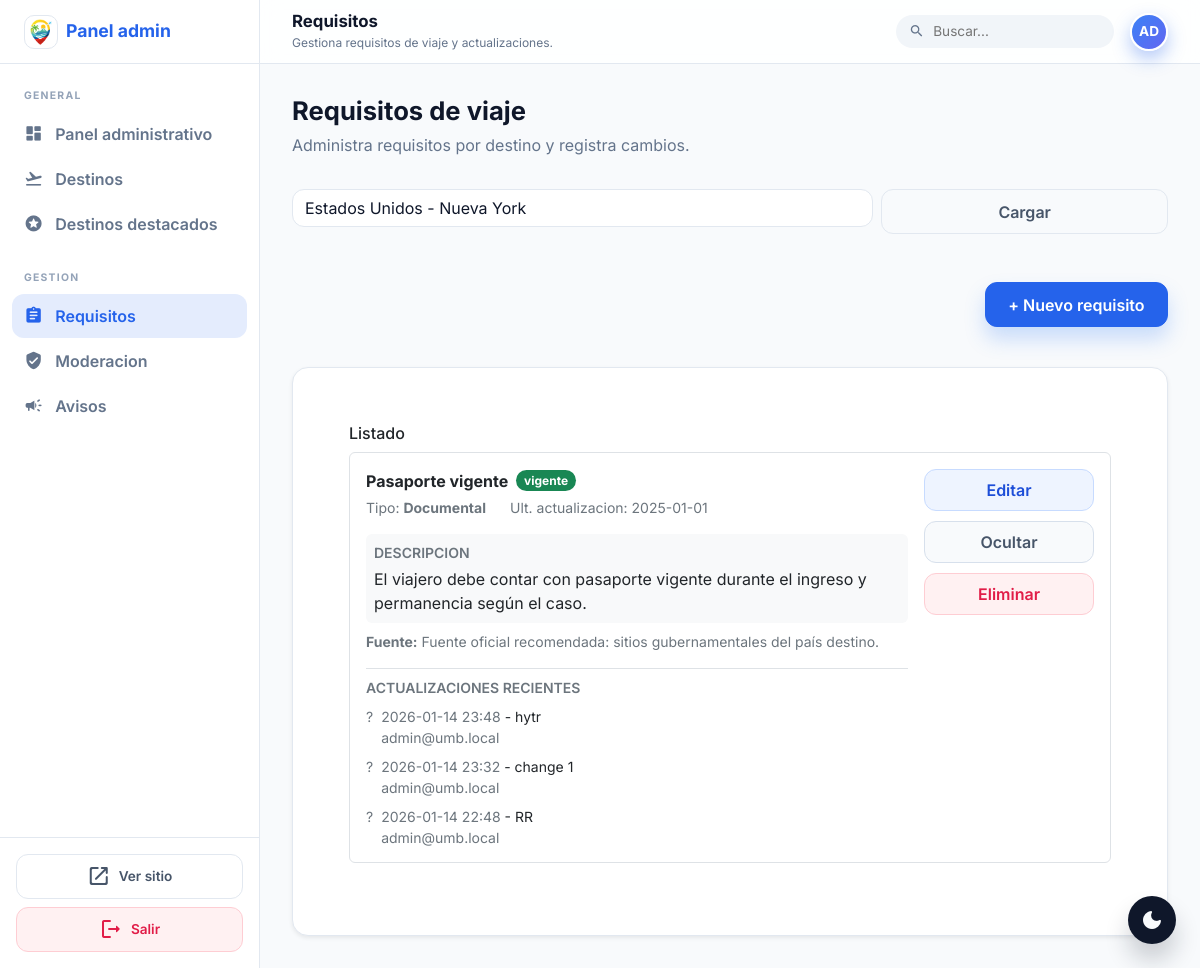
The app's page /public/admin/requisitos.php?destino=2 (signed in) with its own data.
### tables this page shows
CREATE TABLE IF NOT EXISTS requisito_viaje (
  id_requisito INT AUTO_INCREMENT PRIMARY KEY,
  id_destino INT NOT NULL,
  titulo_requisito VARCHAR(180) NOT NULL,
  descripcion_requisito TEXT NOT NULL,
  tipo_requisito VARCHAR(80) NOT NULL,
  fuente_oficial TEXT NULL,
  fecha_ultima_actualizacion DATE NOT NULL,
  creado_por INT NOT NULL,
  estado ENUM('vigente','no_vigente') NOT NULL DEFAULT 'vigente',
  CONSTRAINT fk_req_destino FOREIGN KEY (id_destino) REFERENCES destino(id_destino) ON DELETE CASCADE,
  CONSTRAINT fk_req_creador FOREIGN KEY (creado_por) REFERENCES usuario(id_usuario) ON DELETE RESTRICT
);

CREATE TABLE IF NOT EXISTS actualizacion_requisito (
  id_actualizacion INT AUTO_INCREMENT PRIMARY KEY,
  id_requisito INT NOT NULL,
  descripcion_cambio TEXT NOT NULL,
  fecha_actualizacion DATETIME NOT NULL DEFAULT CURRENT_TIMESTAMP,
  actualizado_por INT NOT NULL,
  CONSTRAINT fk_act_req FOREIGN KEY (id_requisito) REFERENCES requisito_viaje(id_requisito) ON DELETE CASCADE,
  CONSTRAINT fk_act_usuario FOREIGN KEY (actualizado_por) REFERENCES usuario(id_usuario) ON DELETE RESTRICT
);

CREATE TABLE IF NOT EXISTS usuario (
  id_usuario INT AUTO_INCREMENT PRIMARY KEY,
  correo VARCHAR(190) NOT NULL UNIQUE,
  contrasena_hash VARCHAR(255) NOT NULL,
  fecha_registro DATETIME NOT NULL DEFAULT CURRENT_TIMESTAMP,
  estado ENUM('activo','inactivo') NOT NULL DEFAULT 'activo'
);

### app/core/helpers.php (called while the page is built, shortened)
<?php
function e(string $s) : string { return htmlspecialchars($s, ENT_QUOTES, 'UTF-8'); }
function config(string $key, $default=null) {
  static $cfg = null;
  if (!$cfg) $cfg = require __DIR__ . '/config.php';
  $parts = explode('.', $key);
  $val = $cfg;
  foreach ($parts as $p) {
    $val = $val[$p];
  }
  return $val;
}
function base_url(string $path='') : string {
  $base = rtrim(config('app.base_url', ''), '/');
  $path = ltrim($path, '/');
  return $path ? $base . '/' . $path : $base;
}
function asset_url(string $path='') : string {
  $trimmed = ltrim($path, '/');
  $public_root = realpath(__DIR__ . '/../../public');
  $full_path = $public_root ? $public_root . '/' . $trimmed : null;
  $version = ($full_path && is_file($full_path)) ? filemtime($full_path) : null;
  $url = base_url($trimmed);
  if ($version) {
    $url .= (strpos($url, '?') === false ? '?v=' : '&v=') . $version;
  }
  return $url;
}
function current_user() {
  return $_SESSION['user'] ?? null;
}

### app/core/config.php (called while the page is built)
<?php
return [
  'db' => [
    'host' => '127.0.0.1',
    'name' => 'umb_viajes',
    'user' => 'root',
    'pass' => '',
    'charset' => 'utf8mb4',
  ],
  'app' => [
    'base_url' => 'http://localhost/goTurismcol/public',
    'app_name' => 'goTurismCol',
  ],
  'security' => [
    'session_name' => 'UMB_VIAJES_SESS',
  ]
];

### public/admin/_admin_guard.php (called while the page is built, shortened)
<?php
require_once __DIR__ . '/../../app/core/helpers.php';
$admin = current_user();

### public/admin/requisitos.php (the view, shortened to what this page needs)
<?php require_once __DIR__ . '/_admin_guard.php';
$destinos = $pdo->query("SELECT id_destino, pais, ciudad FROM destino ORDER BY pais, ciudad")->fetchAll();
$destino_id = isset($_GET['destino']) ? (int)$_GET['destino'] : 0;
function requisito_tipo_label(string $tipo): string {
  $key = strtolower(trim($tipo));
  $map = [
    'obligatorio' => 'Obligatorio',
    'recomendado' => 'Recomendado',
    'informacion' => 'Información gral.',
    'información' => 'Información gral.',
  ];
  return $map[$key] ?? ucfirst($tipo);
}
$requisitos = [];
if ($destino_id) {
  $stmt = $pdo->prepare("SELECT * FROM requisito_viaje WHERE id_destino=? ORDER BY estado DESC, tipo_requisito, titulo_requisito");
  $stmt->execute([$destino_id]);
  $requisitos = $stmt->fetchAll();
  $actualizaciones = [];
  if ($requisitos) {
    $ids = array_map(fn($r) => (int)$r['id_requisito'], $requisitos);
    $in = implode(',', array_fill(0, count($ids), '?'));
    $stmt = $pdo->prepare("SELECT ar.*, u.correo FROM actualizacion_requisito ar JOIN usuario u ON u.id_usuario = ar.actualizado_por WHERE ar.id_requisito IN ($in) ORDER BY ar.fecha_actualizacion DESC");
    $stmt->execute($ids);
    foreach ($stmt->fetchAll() as $row) {
      $actualizaciones[(int)$row['id_requisito']][] = $row;
    }
  }
}
$page_title = 'Requisitos';
$page_subtitle = 'Gestiona requisitos de viaje y actualizaciones.';
?>
<?php include __DIR__ . '/_layout_start.php'; ?>
  <div class="admin-section-head">
    <h2>Requisitos de viaje</h2>
    <p>Administra requisitos por destino y registra cambios.</p>
  </div>
  <div class="admin-page">
  <form class="row g-2 mb-4" method="get">
    <div class="col-md-8">
      <select class="form-select" name="destino" required>
        <?php foreach ($destinos as $d): ?>
          <option value="<?= (int)$d['id_destino'] ?>" <?= $destino_id===(int)$d['id_destino']?'selected':'' ?>>
            <?= e($d['pais'] . ($d['ciudad'] ? ' - ' . $d['ciudad'] : '')) ?>
          </option>
        <?php endforeach; ?>
      </select>
    </div>
    <div class="col-md-4 d-grid"><button class="btn btn-outline-secondary">Cargar</button></div>
  </form>
  <?php if ($destino_id): ?>
    <div class="d-flex justify-content-end mb-3">
      <a class="btn btn-primary" href="<?= e(base_url('admin/requisitos.php?destino=' . (int)$destino_id . '&new=1')) ?>">+ Nuevo requisito</a>
    </div>
    <div class="card shadow-sm">
      <div class="card-body">
        <h2 class="h6">Listado</h2>
        <?php if (!$requisitos): ?>
          <div class="alert alert-info mb-0">No hay requisitos registrados para este destino.</div>
        <?php else: ?>
          <?php foreach ($requisitos as $r): ?>
            <div class="border rounded p-3 mb-3 bg-white">
              <div class="req-layout">
                <div class="req-main">
                  <div class="d-flex align-items-center gap-2 flex-wrap">
                    <strong><?= e($r['titulo_requisito']) ?></strong>
                    <span class="badge text-bg-<?= $r['estado']==='vigente'?'success':'secondary' ?>"><?= e($r['estado']) ?></span>
                  </div>
                  <div class="d-flex align-items-center gap-4 text-secondary small mt-1 flex-wrap">
                    <div>Tipo: <strong><?= e(requisito_tipo_label($r['tipo_requisito'])) ?></strong></div>
                    <div>Ult. actualizacion: <?= e($r['fecha_ultima_actualizacion']) ?></div>
                  </div>
                  <div class="bg-light rounded p-2 mt-3 req-desc">
                    <div class="small text-secondary fw-semibold text-uppercase mb-1">Descripcion</div>
                    <div><?= nl2br(e($r['descripcion_requisito'])) ?></div>
                  </div>
                  <?php if ($r['fuente_oficial']): ?>
                    <div class="text-secondary small mt-2"><strong>Fuente:</strong> <?= nl2br(e($r['fuente_oficial'])) ?></div>
                  <?php endif; ?>
                  <?php if (!empty($actualizaciones[(int)$r['id_requisito']])): ?>
                    <div class="mt-3 border-top pt-2">
                      <div class="small text-secondary fw-semibold text-uppercase">Actualizaciones recientes</div>
                      <div class="mt-2 d-grid gap-2 req-updates">
                        <?php $updates = array_slice($actualizaciones[(int)$r['id_requisito']], 0, 5); ?>
                        <?php foreach ($updates as $a): ?>
                          <div class="d-flex gap-2 align-items-start">
                            <div class="text-secondary small">?</div>
                            <div class="small">
                              <div><span class="text-secondary"><?= e(date('Y-m-d H:i', strtotime($a['fecha_actualizacion']))) ?></span> - <?= nl2br(e($a['descripcion_cambio'])) ?></div>
                              <div class="text-secondary"><?= e($a['correo']) ?></div>
                            </div>
                          </div>
                        <?php endforeach; ?>
                      </div>
                    </div>
                  <?php endif; ?>
                </div>
                <div class="req-actions">
                  <a class="req-action req-action--primary" href="<?= e(base_url('admin/requisitos.php?destino=' . (int)$destino_id . '&edit=' . (int)$r['id_requisito'])) ?>">Editar</a>
                  <form method="post">
                    <button class="req-action req-action--muted"><?= $r['estado']==='vigente'?'Ocultar':'Mostrar' ?></button>
                  </form>
                  <form method="post" onsubmit="return confirm('Eliminar este requisito? Esta accion no se puede deshacer.');">
                    <button class="req-action req-action--danger">Eliminar</button>
                  </form>
                </div>
              </div>
            </div>
          <?php endforeach; ?>
        <?php endif; ?>
      </div>
    </div>
  <?php else: ?>
    <p class="text-secondary">Seleccione un destino para gestionar sus requisitos.</p>
  <?php endif; ?>
  </div>
<?php include __DIR__ . '/_layout_end.php'; ?>

### public/admin/_layout_start.php (shortened to what this page needs)
<?php
if (!function_exists('admin_nav_active')) {
  function admin_nav_active(string $file, string $current): string {
    return $current === $file ? 'is-active' : '';
  }
}
$page_title = $page_title ?? 'Panel administrativo';
$page_subtitle = $page_subtitle ?? 'Gestiona la plataforma';
$current = $current ?? basename(parse_url($_SERVER['REQUEST_URI'], PHP_URL_PATH));
$admin_name = $admin['correo'] ?? 'Administrador';
$avatar = strtoupper(substr($admin_name, 0, 2));
?>
<!doctype html>
<html lang="es">
<head>
  <link href="https://cdn.jsdelivr.net/npm/bootstrap@5.3.3/dist/css/bootstrap.min.css" rel="stylesheet">
  <link href="<?= e(asset_url('assets/css/app.css')) ?>" rel="stylesheet">
</head>
<body class="admin-body">
<div class="admin-shell">
  <aside class="admin-sidebar">
    <div class="admin-sidebar-header">
      <div class="admin-brand">
        <img class="admin-logo" src="<?= e(asset_url('assets/img/logo.webp')) ?>" alt="<?= e(config('app.app_name')) ?>">
        <span>Panel admin</span>
      </div>
    </div>
    <nav class="admin-nav">
      <div class="admin-nav-section">
        <p class="admin-nav-title">General</p>
        <a class="admin-nav-link <?= admin_nav_active('index.php', $current) ?>" href="<?= e(base_url('admin/index.php')) ?>">
          <span class="material-icons-round">dashboard</span>
          Panel administrativo
        </a>
        <a class="admin-nav-link <?= admin_nav_active('destinos.php', $current) ?>" href="<?= e(base_url('admin/destinos.php')) ?>">
          <span class="material-icons-round">flight_takeoff</span>
          Destinos
        </a>
        <a class="admin-nav-link <?= admin_nav_active('destinos_destacados.php', $current) ?>" href="<?= e(base_url('admin/destinos_destacados.php')) ?>">
          <span class="material-icons-round">stars</span>
          Destinos destacados
        </a>
      </div>
      <div class="admin-nav-section">
        <p class="admin-nav-title">Gestion</p>
        <a class="admin-nav-link <?= admin_nav_active('requisitos.php', $current) ?>" href="<?= e(base_url('admin/requisitos.php')) ?>">
          <span class="material-icons-round">assignment</span>
          Requisitos
        </a>
        <a class="admin-nav-link <?= admin_nav_active('experiencias.php', $current) ?>" href="<?= e(base_url('admin/experiencias.php')) ?>">
          <span class="material-icons-round">verified_user</span>
          Moderacion
        </a>
        <a class="admin-nav-link <?= admin_nav_active('avisos.php', $current) ?>" href="<?= e(base_url('admin/avisos.php')) ?>">
          <span class="material-icons-round">campaign</span>
          Avisos
        </a>
      </div>
    </nav>
    <div class="admin-sidebar-actions">
      <a class="admin-action" href="<?= e(base_url('index.php')) ?>">
        <span class="material-icons-round">open_in_new</span>
        Ver sitio
      </a>
      <a class="admin-action admin-action--danger" href="<?= e(base_url('logout.php')) ?>">
        <span class="material-icons-round">logout</span>
        Salir
      </a>
    </div>
  </aside>
  <div class="admin-main">
    <header class="admin-topbar">
      <div>
        <h1><?= e($page_title) ?></h1>
        <p><?= e($page_subtitle) ?></p>
      </div>
      <div class="admin-topbar-actions">
        <label class="admin-search">
          <span class="material-icons-round">search</span>
          <input type="text" placeholder="Buscar..." aria-label="Buscar">
        </label>
        <div class="admin-avatar"><?= e($avatar) ?></div>
      </div>
    </header>
    <div class="admin-content">
      <div class="admin-main-content">
        <div class="admin-container">

### public/admin/_layout_end.php (shortened to what this page needs)
        </div>
      </div>
    </div>
  </div>
</div>
<button class="admin-theme-toggle" type="button" id="admin-theme-toggle" aria-label="Cambiar tema">
  <span class="material-icons-round icon-dark">dark_mode</span>
</button>
</body>
</html>

### records on screen
requisito_viaje: titulo_requisito "Pasaporte vigente", estado "vigente", tipo_requisito "Documental", fecha_ultima_actualizacion "2025-01-01", descripcion_requisito "El viajero debe contar con pasaporte vigente durante el ingreso y permanencia según el caso.", fuente_oficial "Fuente oficial recomendada: sitios gubernamentales del país destino.", shows "Ocultar"
actualizacion_requisito: fecha_actualizacion "2026-01-14 23:48", descripcion_cambio "hytr", actualizado_por.correo "admin@umb.local"
actualizacion_requisito: fecha_actualizacion "2026-01-14 23:32", descripcion_cambio "change 1", actualizado_por.correo "admin@umb.local"
actualizacion_requisito: fecha_actualizacion "2026-01-14 22:48", descripcion_cambio "RR", actualizado_por.correo "admin@umb.local"

### other values on screen
$page_title "Requisitos"
$page_subtitle "Gestiona requisitos de viaje y actualizaciones."
$avatar "AD"
form field destino "Estados Unidos - Nueva York"
